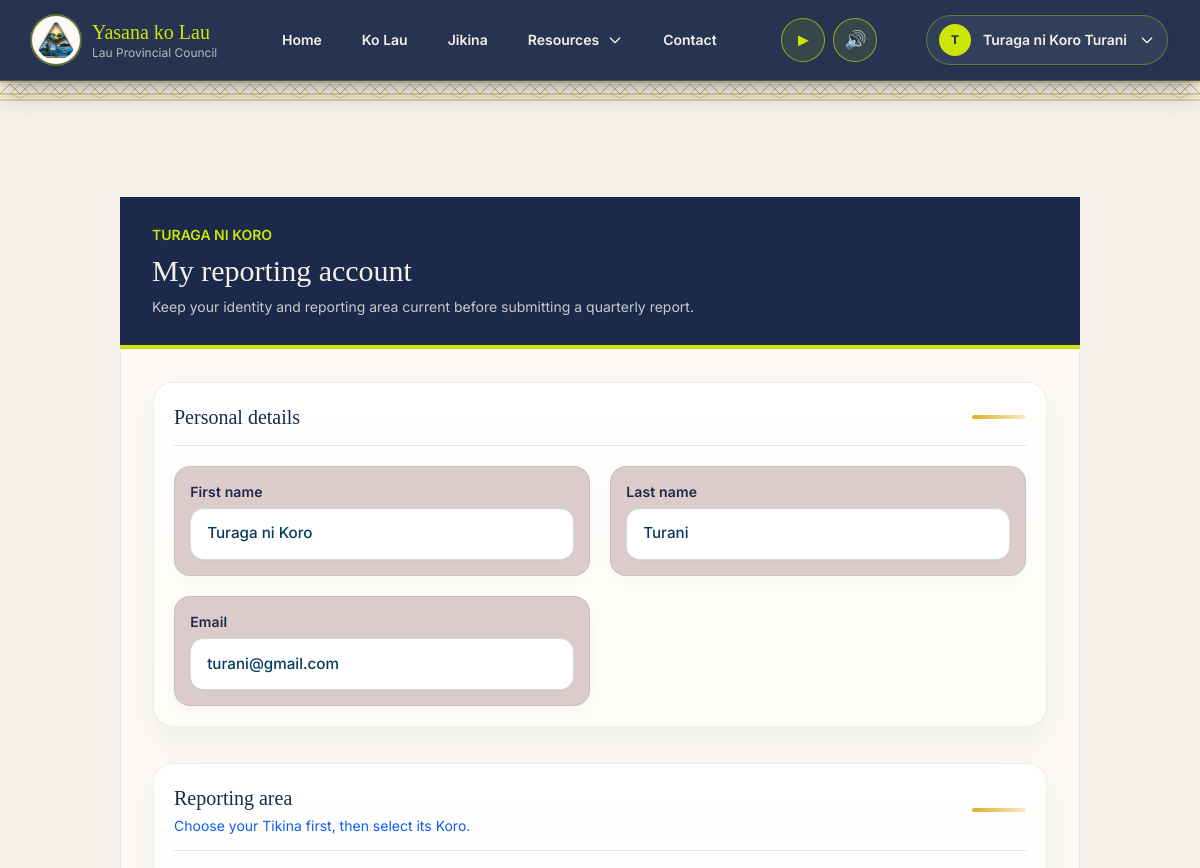
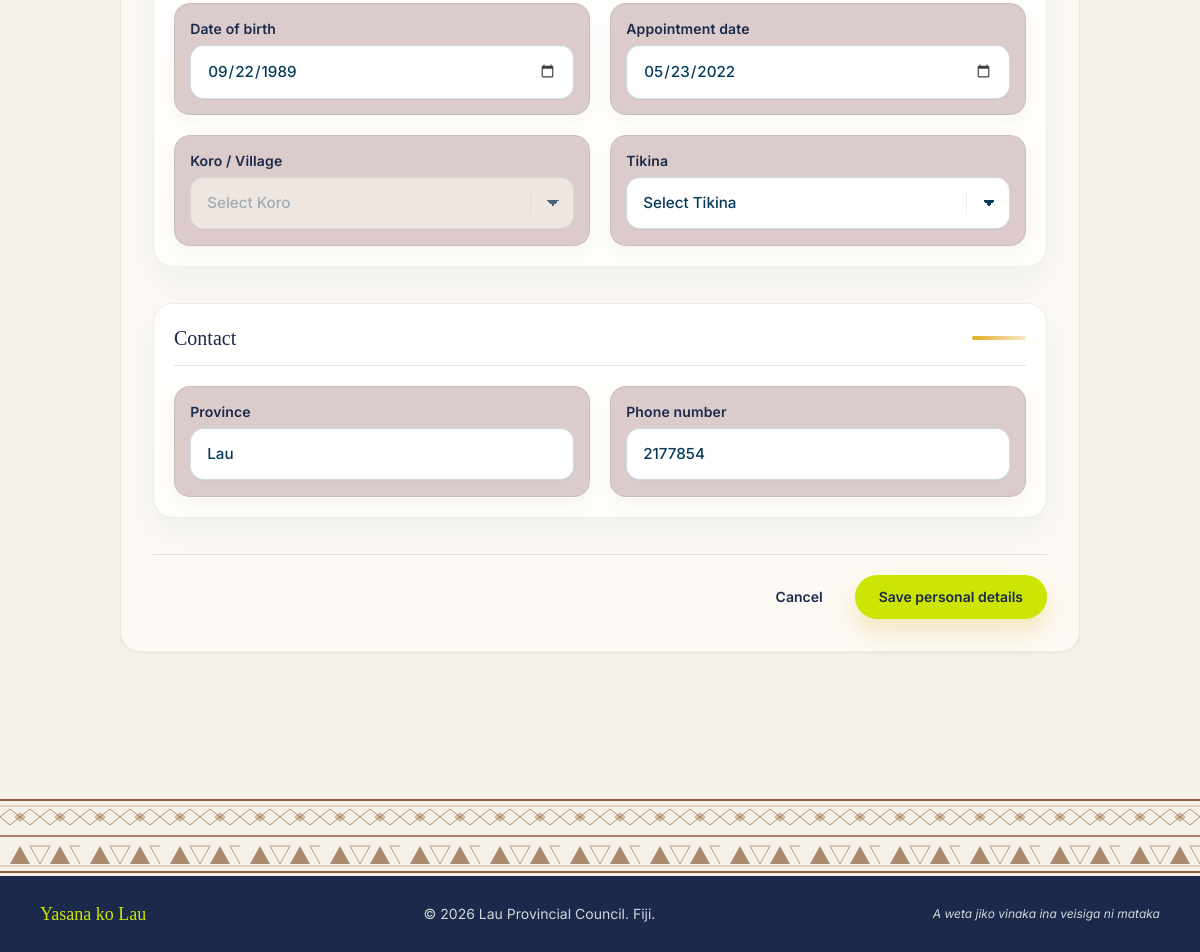
Page /accounts/profile/ (signed in) on the committed database (2 pictures, top to bottom).
### accounts/models.py (models this page shows, shortened)
class TuragaProfile(models.Model):
    TURAGA_NI_KORO = "turaga_ni_koro"
    MATA_NI_TIKINA = "mata_ni_tikina"
    TURAGA_NI_YAVUSA = "turaga_ni_yavusa"
    ROKO = "roko"
    MEMBERSHIP_TYPES = (
        (TURAGA_NI_KORO, "Turaga ni Koro"),
        (MATA_NI_TIKINA, "Mata ni Tikina"),
        (TURAGA_NI_YAVUSA, "Turaga ni Yavusa"),
        (ROKO, "Roko / Provincial Staff"),
    )
    user = models.OneToOneField(
        settings.AUTH_USER_MODEL,
        on_delete=models.CASCADE,
        related_name="turaga_profile",
    )
    membership_type = models.CharField(
        max_length=30,
        choices=MEMBERSHIP_TYPES,
        default=TURAGA_NI_KORO,
    )
    date_of_birth = models.DateField(null=True, blank=True)
    appointment_date = models.DateField(null=True, blank=True)
    village = models.CharField(max_length=150, blank=True)
    district = models.CharField(max_length=150, blank=True)
    province = models.CharField(max_length=150, blank=True)
    phone_number = models.CharField(max_length=30, blank=True)
    tokatoka = models.CharField(max_length=150, blank=True)
    mataqali = models.CharField(max_length=150, blank=True)
    yavusa = models.CharField(max_length=150, blank=True)
    vanua = models.CharField(max_length=150, blank=True)
    created_at = models.DateTimeField(auto_now_add=True)
    updated_at = models.DateTimeField(auto_now=True)

### accounts/views.py (the view, shortened to what this page needs)
# urls.py: path("profile/", views.profile, name="profile"),
@login_required
def profile(request):
    user_profile, _ = TuragaProfile.objects.get_or_create(user=request.user)
    form = ProfileForm(request.POST or None, instance=user_profile)
    return render(request, "accounts/profile_form.html", {"form": form, "profile": user_profile})

### accounts/forms.py (called while the page is built)
    def create_option(self, name, value, label, selected, index, subindex=None, attrs=None):
        option = super().create_option(name, value, label, selected, index, subindex, attrs)
        tikina_id = self.koro_tikina_ids.get(str(value))
        if tikina_id:
            option["attrs"]["data-tikina"] = tikina_id
        return option

    @staticmethod
    def _normalise_place_name(value):
        return " ".join(str(value or "").strip().upper().split())

    def _find_tikina(self, queryset, value):
        normalised = self._normalise_place_name(value)
        if not normalised:
            return None
        return next(
            (
                tikina
                for tikina in queryset
                if self._normalise_place_name(tikina.name) == normalised
            ),
            None,
        )

    def _find_koro(self, queryset, value, tikina):
        normalised = self._normalise_place_name(value)
        if not normalised:
            return None
        return next(
            (
                koro
                for koro in queryset
                if koro.tikina_id == tikina.pk
                and self._normalise_place_name(koro.name) == normalised
            ),
            None,
        )

### koro/models.py (called while the page is built)
    def __str__(self):
        flag = " *" if self.is_koro_turaga else ""
        return f"{self.name} ({self.tikina.name}){flag}"

### tikina/models.py (called while the page is built)
    def __str__(self):
        return f"{self.number}. {self.name}"

### templates/accounts/profile_form.html (shortened to what this page needs)
{% extends "base.html" %}
{% block content %}
<section class="mx-auto max-w-5xl px-4 py-8 sm:py-12">
<section class="profile-page-shell mx-auto max-w-5xl px-4 py-8 sm:py-12">
  <header class="border-b-4 border-lau-gold bg-lau-navy px-6 py-7 text-lau-cream sm:px-8">
    <p class="text-sm font-semibold uppercase text-lau-gold">{{ profile.get_membership_type_display }}</p>
    <h1 class="mt-2 font-display text-3xl">My reporting account</h1>
    <p class="mt-2 max-w-2xl text-sm text-lau-cream/80">
      Keep your identity and reporting area current before submitting a quarterly report.
    </p>
  </header>
  <form method="post" class="profile-premium-form bg-lau-white p-5 shadow-sm sm:p-8" novalidate>
    <section class="profile-section-card">
      <div class="profile-section-heading">
        <h2 class="font-display text-xl text-lau-navy">Personal details</h2>
      </div>
      <div class="mt-5 grid gap-5 md:grid-cols-2">
        {% for field in form %}
          {% if field.name == 'first_name' or field.name == 'last_name' or field.name == 'email' %}
            <div class="profile-field">
              <label class="mb-1.5 block text-sm font-semibold text-lau-navy" for="{{ field.id_for_label }}">
                {{ field.label }}
              </label>
              {{ field }}
            </div>
          {% endif %}
        {% endfor %}
      </div>
    </section>
    {% if profile.membership_type == 'turaga_ni_yavusa' %}
      <section class="profile-section-card mt-9">
        <div class="profile-section-heading">
          <h2 class="font-display text-xl text-lau-navy">Vanua identity</h2>
        </div>
        <div class="mt-5 grid gap-5 md:grid-cols-2">
          {% for field in form %}
            {% if field.name == 'tokatoka' or field.name == 'mataqali' or field.name == 'yavusa' or field.name == 'vanua' %}
              <div class="profile-field">
                <label class="mb-1.5 block text-sm font-semibold text-lau-navy" for="{{ field.id_for_label }}">
                  {{ field.label }}
                </label>
                {{ field }}
                {% for error in field.errors %}
                  <p class="mt-1 text-sm text-red-700">{{ error }}</p>
                {% endfor %}
              </div>
            {% endif %}
          {% endfor %}
        </div>
      </section>
    {% else %}
      <section class="profile-section-card mt-9">
        <div class="profile-section-heading">
          <div>
            <h2 class="font-display text-xl text-lau-navy">Reporting area</h2>
            <p class="mt-1 text-sm text-lau-muted">Choose your Tikina first, then select its Koro.</p>
          </div>
        </div>
        <div class="mt-5 grid gap-5 md:grid-cols-2">
          {% for field in form %}
            {% if field.name == 'district' or field.name == 'village' or field.name == 'date_of_birth' or field.name == 'appointment_date' %}
              {% if field.name != 'appointment_date' or profile.membership_type == 'turaga_ni_koro' %}
                <div class="profile-field">
                  <label class="mb-1.5 block text-sm font-semibold text-lau-navy" for="{{ field.id_for_label }}">
                    {{ field.label }}
                  </label>
                  {{ field }}
                </div>
              {% endif %}
            {% endif %}
          {% endfor %}
        </div>
      </section>
    {% endif %}
    <section class="profile-section-card mt-9">
      <div class="profile-section-heading">
        <h2 class="font-display text-xl text-lau-navy">Contact</h2>
      </div>
      <div class="mt-5 grid gap-5 md:grid-cols-2">
        {% for field in form %}
          {% if field.name == 'province' or field.name == 'phone_number' %}
            <div class="profile-field">
              <label class="mb-1.5 block text-sm font-semibold text-lau-navy" for="{{ field.id_for_label }}">
                {{ field.label }}
              </label>
              {{ field }}
            </div>
          {% endif %}
        {% endfor %}
      </div>
    </section>
    <div class="profile-actions mt-9 flex flex-col-reverse gap-3 pt-5 sm:flex-row sm:justify-end">
      <a href="{% url 'accounts:dashboard' %}" class="profile-cancel-btn min-h-11 px-5 py-3 text-center text-sm font-semibold text-lau-navy hover:bg-lau-navy/5">
        Cancel
      </a>
      <button type="submit" class="profile-save-btn min-h-11 bg-lau-gold px-6 py-3 text-sm font-semibold text-lau-navy hover:bg-lau-earth hover:text-white">
        Save personal details
      </button>
    </div>
  </form>
</section>
{% endblock %}

### templates/partials/navbar.html (shortened to what this page needs)
{% load static %}
<header class="sticky top-0 z-40 border-b border-lau-gold/20 bg-lau-navy/95 text-lau-cream shadow-xl shadow-lau-navy/20 backdrop-blur">
  <div class="mx-auto max-w-7xl px-4 sm:px-6 lg:px-8">
    <div class="flex min-h-20 items-center justify-between gap-4">
      <a href="{% url 'public:home' %}" class="flex min-w-0 items-center gap-3 rounded-md outline-none transition hover:text-lau-gold focus-visible:ring-2 focus-visible:ring-lau-gold" aria-label="Yasana ko Lau home">
        <img src="{% static 'images/logo_lau.png' %}" alt="Yasana ko Lau Crest" class="h-12 w-12 rounded-full bg-lau-white object-contain p-1 ring-2 ring-lau-gold/35">
        <span class="min-w-0">
          <span class="block font-display text-xl leading-tight text-lau-gold">Yasana ko Lau</span>
          <span class="block text-xs text-lau-cream/70">Lau Provincial Council</span>
        </span>
      </a>
      <nav class="hidden items-center gap-2 text-sm font-semibold md:flex" aria-label="Primary navigation">
        <a href="{% url 'public:home' %}" class="min-h-11 rounded-full px-4 py-3 transition hover:bg-white/10 hover:text-lau-gold focus-visible:outline-none focus-visible:ring-2 focus-visible:ring-lau-gold {% if request.path == '/' %}bg-white/10 text-lau-gold{% endif %}">
          Home
        </a>
        <a href="{% url 'public:about' %}" class="min-h-11 rounded-full px-4 py-3 transition hover:bg-white/10 hover:text-lau-gold focus-visible:outline-none focus-visible:ring-2 focus-visible:ring-lau-gold {% if request.path == '/about/' %}bg-white/10 text-lau-gold{% endif %}">
          Ko Lau
        </a>
        <a href="{% url 'tikina:list' %}" class="min-h-11 rounded-full px-4 py-3 transition hover:bg-white/10 hover:text-lau-gold focus-visible:outline-none focus-visible:ring-2 focus-visible:ring-lau-gold {% if request.path == '/tikina/' %}bg-white/10 text-lau-gold{% endif %}">
          Jikina
        </a>
        <div class="relative" x-data="{ open: false }" @mouseenter="open = true" @mouseleave="open = false" @click.outside="open = false">
          <button type="button" @click="open = !open" class="flex min-h-11 items-center gap-2 rounded-full px-4 py-3 transition hover:bg-white/10 hover:text-lau-gold focus-visible:outline-none focus-visible:ring-2 focus-visible:ring-lau-gold " :aria-expanded="open.toString()">
            Resources
            <svg class="h-4 w-4 transition-transform duration-200" :class="{ 'rotate-180': open }" fill="none" stroke="currentColor" stroke-width="2" viewBox="0 0 24 24" aria-hidden="true">
              <path stroke-linecap="round" stroke-linejoin="round" d="M19 9l-7 7-7-7"></path>
            </svg>
          </button>
        </div>
        <a href="{% url 'public:contact' %}" class="min-h-11 rounded-full px-4 py-3 transition hover:bg-white/10 hover:text-lau-gold focus-visible:outline-none focus-visible:ring-2 focus-visible:ring-lau-gold {% if request.path == '/contact/' %}bg-white/10 text-lau-gold{% endif %}">
          Contact
        </a>
      </nav>
      <div class="flex items-center gap-2" aria-label="Polotu audio controls">
        <button id="audioPlayToggle" class="grid h-11 w-11 shrink-0 place-items-center rounded-full border border-lau-gold/60 bg-lau-gold/10 text-lg text-lau-gold transition hover:bg-lau-gold hover:text-lau-navy focus:outline-none focus:ring-2 focus:ring-lau-gold focus:ring-offset-2 focus:ring-offset-lau-navy" type="button" aria-label="Play polotu" aria-pressed="false" title="Play polotu">
          <span aria-hidden="true">&#9658;</span>
        </button>
        <button id="audioMuteToggle" class="grid h-11 w-11 shrink-0 place-items-center rounded-full border border-lau-gold/60 bg-lau-gold/10 text-lg text-lau-gold transition hover:bg-lau-gold hover:text-lau-navy focus:outline-none focus:ring-2 focus:ring-lau-gold focus:ring-offset-2 focus:ring-offset-lau-navy" type="button" aria-label="Mute polotu" aria-pressed="false" title="Mute polotu">
          <span aria-hidden="true">&#128266;</span>
        </button>
      </div>
      <div class="hidden items-center gap-3 md:flex">
        {% if user.is_authenticated %}
          <div class="relative" x-data="{ open: false }" @mouseenter="open = true" @mouseleave="open = false" @click.outside="open = false">
            <button type="button" @click="open = !open" class="flex min-h-11 items-center gap-3 rounded-full border border-lau-gold/35 bg-white/5 px-3 py-2 text-sm font-semibold text-lau-cream shadow-sm transition hover:border-lau-gold hover:bg-lau-gold/10 hover:text-lau-gold focus-visible:outline-none focus-visible:ring-2 focus-visible:ring-lau-gold" :aria-expanded="open.toString()">
              <span class="grid h-8 w-8 place-items-center rounded-full bg-lau-gold text-xs font-bold uppercase text-lau-navy">
                {{ user.first_name|default:user.username|slice:":1" }}
              </span>
              <span class="max-w-36 truncate">{{ user.get_full_name|default:user.username }}</span>
              <svg class="h-4 w-4 transition-transform duration-200" :class="{ 'rotate-180': open }" fill="none" stroke="currentColor" stroke-width="2" viewBox="0 0 24 24" aria-hidden="true">
                <path stroke-linecap="round" stroke-linejoin="round" d="M19 9l-7 7-7-7"></path>
              </svg>
            </button>
          </div>
        {% else %}
          <a href="{% url 'accounts:login' %}" class="min-h-11 rounded-full bg-lau-gold px-5 py-3 text-sm font-semibold text-lau-navy shadow-sm transition hover:bg-lau-cream hover:text-lau-navy focus-visible:outline-none focus-visible:ring-2 focus-visible:ring-lau-gold">Login</a>
        {% endif %}
      </div>
    </div>
  </div>
</header>

### templates/accounts/profile_form.html (style rules this page uses)
.profile-page-shell { position: relative; }
.profile-premium-form { border: 1px solid rgba(6, 59, 92, 0.08); border-radius: 0 0 1.25rem 1.25rem; }
.profile-section-card { border: 1px solid rgba(6, 59, 92, 0.08); border-radius: 1.25rem; background: linear-gradient(180deg, #ffffff 0%, #fffdf7 100%); padding: 1.25rem; box-shadow: 0 14px 35px rgba(6, 59, 92, 0.06); }
.profile-section-heading { display: flex; align-items: center; justify-content: space-between; gap: 1rem; border-bottom: 1px solid rgba(6, 59, 92, 0.12); padding-bottom: 0.85rem; }
.profile-section-heading::after { content: ""; width: 54px; height: 4px; flex: 0 0 auto; border-radius: 999px; background: linear-gradient(90deg, #e1ad25, rgba(225, 173, 37, 0.25)); }
.profile-field { position: relative; border-radius: 1rem; border: 1px solid rgba(6, 59, 92, 0.09); background: rgba(216, 196, 196, 0.88); padding: 0.95rem; box-shadow: 0 6px 18px rgba(6, 59, 92, 0.04); transition: border-color 0.2s ease, box-shadow 0.2s ease, transform 0.2s ease; }
.profile-field label { letter-spacing: 0.01em; }
.profile-premium-form input, .profile-premium-form select, .profile-premium-form textarea { width: 100%; min-height: 50px; border-radius: 0.85rem; border: 1px solid rgba(6, 59, 92, 0.18); background: #ffffff; padding: 0.85rem 1rem; font-size: 0.95rem; font-weight: 500; color: #063b5c; box-shadow: inset 0 1px 1px rgba(6, 59, 92, 0.025), 0 1px 2px rgba(6, 59, 92, 0.04); transition: border-color 0.2s ease, box-shadow 0.2s ease, background-color 0.2s ease; }
.profile-premium-form input::placeholder, .profile-premium-form textarea::placeholder { color: rgba(6, 59, 92, 0.45); font-weight: 400; }
.profile-premium-form select { cursor: pointer; appearance: none; -webkit-appearance: none; -moz-appearance: none; padding-right: 2.9rem; background-image: linear-gradient(45deg, transparent 50%, #063b5c 50%), linear-gradient(135deg, #063b5c 50%, transparent 50%), linear-gradient(to right, rgba(6, 59, 92, 0.08), rgba(6, 59, 92, 0.08)); background-position: calc(100% - 20px) 50%, calc(100% - 14px) 50%, calc(100% - 42px) 50%; background-size: 6px 6px, 6px 6px, 1px 24px; background-repeat: no-repeat; }
.profile-premium-form select:disabled { cursor: not-allowed; color: rgba(6, 59, 92, 0.45); background-color: #f6f3eb; border-color: rgba(6, 59, 92, 0.1); }
.profile-premium-form input[type="date"] { color-scheme: light; }
.profile-actions { border-top: 1px solid rgba(6, 59, 92, 0.12); }
.profile-cancel-btn, .profile-save-btn { border-radius: 999px; transition: transform 0.2s ease, box-shadow 0.2s ease, background-color 0.2s ease, color 0.2s ease; }
.profile-save-btn { box-shadow: 0 12px 24px rgba(225, 173, 37, 0.28); }

### rows in the picture
TuragaProfile: membership_type "TURAGA NI KORO", form "09/22/1989" "05/23/2022" "Select Koro" "Select Tikina", form "Lau" "2177854"

### other values in the picture
{{ user.first_name|default:user.username|slice:":1" }} "T"
{{ user.get_full_name|default:user.username }} "Turaga ni Koro Turani"
{{ field.label }} "First name" "Last name" "Email"
{{ field.label }} "Date of birth" "Appointment date" "Koro / Village" "Tikina"
{{ field.label }} "Province" "Phone number"
